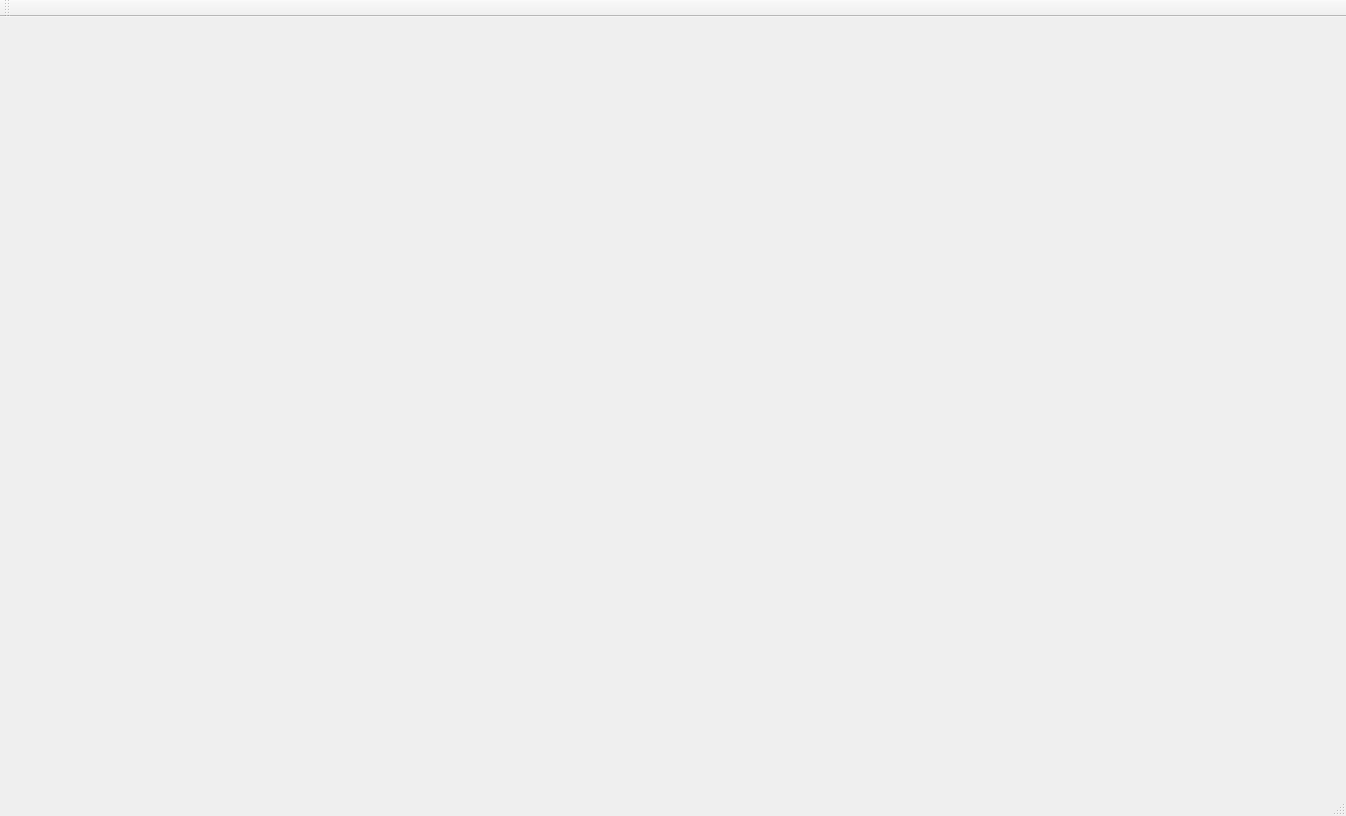
<?xml version="1.0" encoding="UTF-8"?>
<ui version="4.0">
 <class>MainWindow</class>
 <widget class="QMainWindow" name="MainWindow">
  <property name="geometry">
   <rect>
    <x>0</x>
    <y>0</y>
    <width>1346</width>
    <height>816</height>
   </rect>
  </property>
  <property name="windowTitle">
   <string>MainWindow</string>
  </property>
  <widget class="QWidget" name="centralWidget">
   <widget class="QWidget" name="widget" native="true">
    <property name="geometry">
     <rect>
      <x>30</x>
      <y>390</y>
      <width>1281</width>
      <height>341</height>
     </rect>
    </property>
    <property name="palette">
     <palette>
      <active>
       <colorrole role="WindowText">
        <brush brushstyle="SolidPattern">
         <color alpha="255">
          <red>0</red>
          <green>0</green>
          <blue>0</blue>
         </color>
        </brush>
       </colorrole>
       <colorrole role="Button">
        <brush brushstyle="SolidPattern">
         <color alpha="255">
          <red>211</red>
          <green>215</green>
          <blue>207</blue>
         </color>
        </brush>
       </colorrole>
       <colorrole role="Light">
        <brush brushstyle="SolidPattern">
         <color alpha="255">
          <red>255</red>
          <green>255</green>
          <blue>255</blue>
         </color>
        </brush>
       </colorrole>
       <colorrole role="Midlight">
        <brush brushstyle="SolidPattern">
         <color alpha="255">
          <red>233</red>
          <green>235</green>
          <blue>231</blue>
         </color>
        </brush>
       </colorrole>
       <colorrole role="Dark">
        <brush brushstyle="SolidPattern">
         <color alpha="255">
          <red>105</red>
          <green>107</green>
          <blue>103</blue>
         </color>
        </brush>
       </colorrole>
       <colorrole role="Mid">
        <brush brushstyle="SolidPattern">
         <color alpha="255">
          <red>141</red>
          <green>143</green>
          <blue>138</blue>
         </color>
        </brush>
       </colorrole>
       <colorrole role="Text">
        <brush brushstyle="SolidPattern">
         <color alpha="255">
          <red>0</red>
          <green>0</green>
          <blue>0</blue>
         </color>
        </brush>
       </colorrole>
       <colorrole role="BrightText">
        <brush brushstyle="SolidPattern">
         <color alpha="255">
          <red>255</red>
          <green>255</green>
          <blue>255</blue>
         </color>
        </brush>
       </colorrole>
       <colorrole role="ButtonText">
        <brush brushstyle="SolidPattern">
         <color alpha="255">
          <red>0</red>
          <green>0</green>
          <blue>0</blue>
         </color>
        </brush>
       </colorrole>
       <colorrole role="Base">
        <brush brushstyle="SolidPattern">
         <color alpha="255">
          <red>255</red>
          <green>255</green>
          <blue>255</blue>
         </color>
        </brush>
       </colorrole>
       <colorrole role="Window">
        <brush brushstyle="SolidPattern">
         <color alpha="255">
          <red>211</red>
          <green>215</green>
          <blue>207</blue>
         </color>
        </brush>
       </colorrole>
       <colorrole role="Shadow">
        <brush brushstyle="SolidPattern">
         <color alpha="255">
          <red>0</red>
          <green>0</green>
          <blue>0</blue>
         </color>
        </brush>
       </colorrole>
       <colorrole role="AlternateBase">
        <brush brushstyle="SolidPattern">
         <color alpha="255">
          <red>233</red>
          <green>235</green>
          <blue>231</blue>
         </color>
        </brush>
       </colorrole>
       <colorrole role="ToolTipBase">
        <brush brushstyle="SolidPattern">
         <color alpha="255">
          <red>255</red>
          <green>255</green>
          <blue>220</blue>
         </color>
        </brush>
       </colorrole>
       <colorrole role="ToolTipText">
        <brush brushstyle="SolidPattern">
         <color alpha="255">
          <red>0</red>
          <green>0</green>
          <blue>0</blue>
         </color>
        </brush>
       </colorrole>
      </active>
      <inactive>
       <colorrole role="WindowText">
        <brush brushstyle="SolidPattern">
         <color alpha="255">
          <red>0</red>
          <green>0</green>
          <blue>0</blue>
         </color>
        </brush>
       </colorrole>
       <colorrole role="Button">
        <brush brushstyle="SolidPattern">
         <color alpha="255">
          <red>211</red>
          <green>215</green>
          <blue>207</blue>
         </color>
        </brush>
       </colorrole>
       <colorrole role="Light">
        <brush brushstyle="SolidPattern">
         <color alpha="255">
          <red>255</red>
          <green>255</green>
          <blue>255</blue>
         </color>
        </brush>
       </colorrole>
       <colorrole role="Midlight">
        <brush brushstyle="SolidPattern">
         <color alpha="255">
          <red>233</red>
          <green>235</green>
          <blue>231</blue>
         </color>
        </brush>
       </colorrole>
       <colorrole role="Dark">
        <brush brushstyle="SolidPattern">
         <color alpha="255">
          <red>105</red>
          <green>107</green>
          <blue>103</blue>
         </color>
        </brush>
       </colorrole>
       <colorrole role="Mid">
        <brush brushstyle="SolidPattern">
         <color alpha="255">
          <red>141</red>
          <green>143</green>
          <blue>138</blue>
         </color>
        </brush>
       </colorrole>
       <colorrole role="Text">
        <brush brushstyle="SolidPattern">
         <color alpha="255">
          <red>0</red>
          <green>0</green>
          <blue>0</blue>
         </color>
        </brush>
       </colorrole>
       <colorrole role="BrightText">
        <brush brushstyle="SolidPattern">
         <color alpha="255">
          <red>255</red>
          <green>255</green>
          <blue>255</blue>
         </color>
        </brush>
       </colorrole>
       <colorrole role="ButtonText">
        <brush brushstyle="SolidPattern">
         <color alpha="255">
          <red>0</red>
          <green>0</green>
          <blue>0</blue>
         </color>
        </brush>
       </colorrole>
       <colorrole role="Base">
        <brush brushstyle="SolidPattern">
         <color alpha="255">
          <red>255</red>
          <green>255</green>
          <blue>255</blue>
         </color>
        </brush>
       </colorrole>
       <colorrole role="Window">
        <brush brushstyle="SolidPattern">
         <color alpha="255">
          <red>211</red>
          <green>215</green>
          <blue>207</blue>
         </color>
        </brush>
       </colorrole>
       <colorrole role="Shadow">
        <brush brushstyle="SolidPattern">
         <color alpha="255">
          <red>0</red>
          <green>0</green>
          <blue>0</blue>
         </color>
        </brush>
       </colorrole>
       <colorrole role="AlternateBase">
        <brush brushstyle="SolidPattern">
         <color alpha="255">
          <red>233</red>
          <green>235</green>
          <blue>231</blue>
         </color>
        </brush>
       </colorrole>
       <colorrole role="ToolTipBase">
        <brush brushstyle="SolidPattern">
         <color alpha="255">
          <red>255</red>
          <green>255</green>
          <blue>220</blue>
         </color>
        </brush>
       </colorrole>
       <colorrole role="ToolTipText">
        <brush brushstyle="SolidPattern">
         <color alpha="255">
          <red>0</red>
          <green>0</green>
          <blue>0</blue>
         </color>
        </brush>
       </colorrole>
      </inactive>
      <disabled>
       <colorrole role="WindowText">
        <brush brushstyle="SolidPattern">
         <color alpha="255">
          <red>105</red>
          <green>107</green>
          <blue>103</blue>
         </color>
        </brush>
       </colorrole>
       <colorrole role="Button">
        <brush brushstyle="SolidPattern">
         <color alpha="255">
          <red>211</red>
          <green>215</green>
          <blue>207</blue>
         </color>
        </brush>
       </colorrole>
       <colorrole role="Light">
        <brush brushstyle="SolidPattern">
         <color alpha="255">
          <red>255</red>
          <green>255</green>
          <blue>255</blue>
         </color>
        </brush>
       </colorrole>
       <colorrole role="Midlight">
        <brush brushstyle="SolidPattern">
         <color alpha="255">
          <red>233</red>
          <green>235</green>
          <blue>231</blue>
         </color>
        </brush>
       </colorrole>
       <colorrole role="Dark">
        <brush brushstyle="SolidPattern">
         <color alpha="255">
          <red>105</red>
          <green>107</green>
          <blue>103</blue>
         </color>
        </brush>
       </colorrole>
       <colorrole role="Mid">
        <brush brushstyle="SolidPattern">
         <color alpha="255">
          <red>141</red>
          <green>143</green>
          <blue>138</blue>
         </color>
        </brush>
       </colorrole>
       <colorrole role="Text">
        <brush brushstyle="SolidPattern">
         <color alpha="255">
          <red>105</red>
          <green>107</green>
          <blue>103</blue>
         </color>
        </brush>
       </colorrole>
       <colorrole role="BrightText">
        <brush brushstyle="SolidPattern">
         <color alpha="255">
          <red>255</red>
          <green>255</green>
          <blue>255</blue>
         </color>
        </brush>
       </colorrole>
       <colorrole role="ButtonText">
        <brush brushstyle="SolidPattern">
         <color alpha="255">
          <red>105</red>
          <green>107</green>
          <blue>103</blue>
         </color>
        </brush>
       </colorrole>
       <colorrole role="Base">
        <brush brushstyle="SolidPattern">
         <color alpha="255">
          <red>211</red>
          <green>215</green>
          <blue>207</blue>
         </color>
        </brush>
       </colorrole>
       <colorrole role="Window">
        <brush brushstyle="SolidPattern">
         <color alpha="255">
          <red>211</red>
          <green>215</green>
          <blue>207</blue>
         </color>
        </brush>
       </colorrole>
       <colorrole role="Shadow">
        <brush brushstyle="SolidPattern">
         <color alpha="255">
          <red>0</red>
          <green>0</green>
          <blue>0</blue>
         </color>
        </brush>
       </colorrole>
       <colorrole role="AlternateBase">
        <brush brushstyle="SolidPattern">
         <color alpha="255">
          <red>211</red>
          <green>215</green>
          <blue>207</blue>
         </color>
        </brush>
       </colorrole>
       <colorrole role="ToolTipBase">
        <brush brushstyle="SolidPattern">
         <color alpha="255">
          <red>255</red>
          <green>255</green>
          <blue>220</blue>
         </color>
        </brush>
       </colorrole>
       <colorrole role="ToolTipText">
        <brush brushstyle="SolidPattern">
         <color alpha="255">
          <red>0</red>
          <green>0</green>
          <blue>0</blue>
         </color>
        </brush>
       </colorrole>
      </disabled>
     </palette>
    </property>
    <property name="autoFillBackground">
     <bool>false</bool>
    </property>
   </widget>
  </widget>
  <widget class="QMenuBar" name="menuBar">
   <property name="geometry">
    <rect>
     <x>0</x>
     <y>0</y>
     <width>1346</width>
     <height>22</height>
    </rect>
   </property>
  </widget>
  <widget class="QToolBar" name="mainToolBar">
   <attribute name="toolBarArea">
    <enum>TopToolBarArea</enum>
   </attribute>
   <attribute name="toolBarBreak">
    <bool>false</bool>
   </attribute>
  </widget>
  <widget class="QStatusBar" name="statusBar"/>
 </widget>
 <layoutdefault spacing="6" margin="11"/>
 <resources/>
 <connections/>
</ui>
